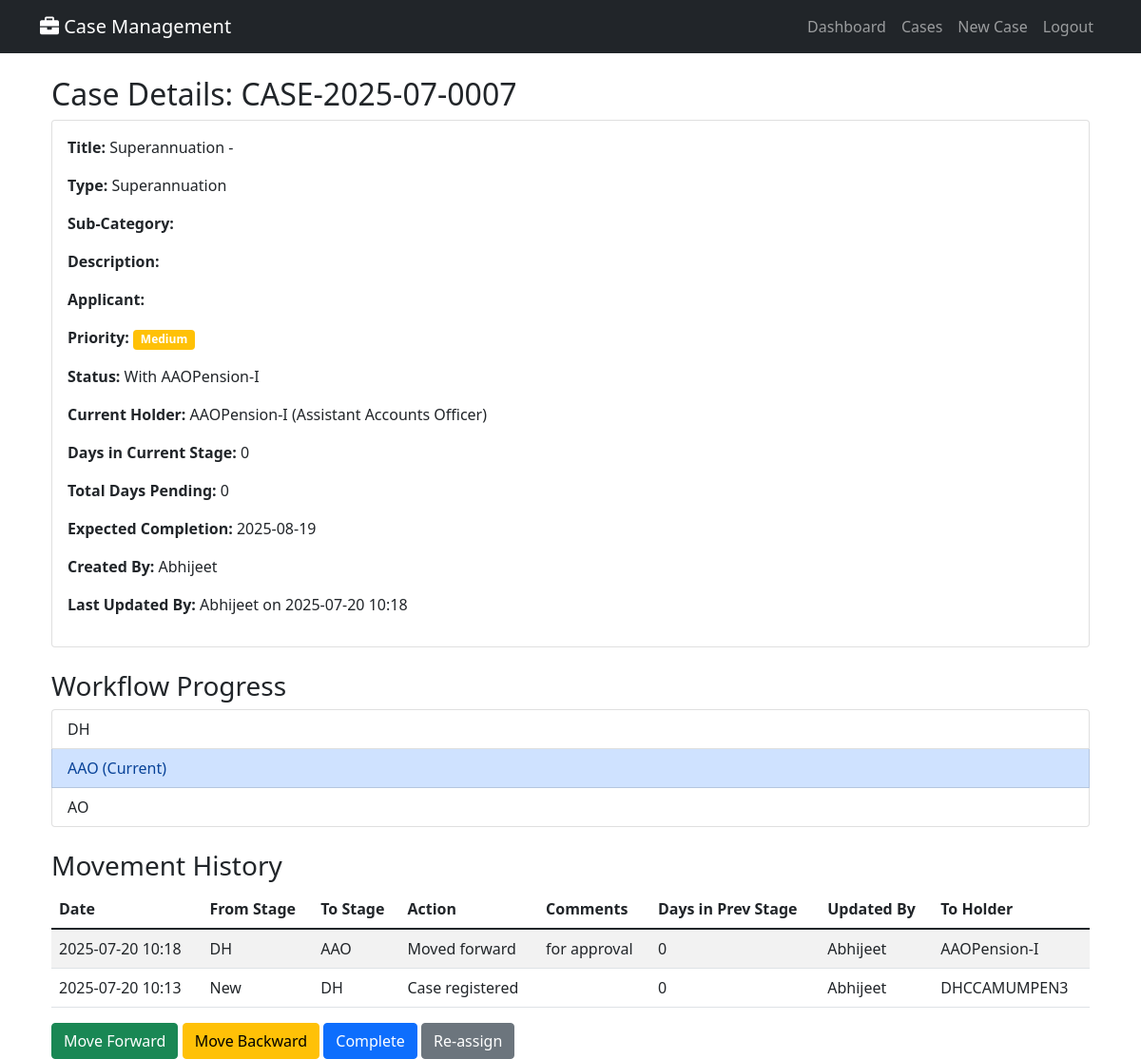
The page /cases/CASE-2025-07-0007/ (signed in) on the database its author committed.
### cases/models.py (models this page shows, shortened)
class Case(models.Model):
    PRIORITY_CHOICES = [
        ('High', 'High'),
        ('Medium', 'Medium'),
        ('Low', 'Low'),
    ]
    STATUS_COLORS = [
        ('Green', 'Green'),
        ('Orange', 'Orange'),
        ('Red', 'Red'),
        ('Blue', 'Blue'),
    ]
    MODE_OF_RECEIPT_CHOICES = [
        ('by_post', 'By Post'),
        ('by_hand', 'By Hand'),
        ('online', 'Online'),
        ('offline', 'Offline'),
        ('email', 'Email'),
        ('in_person', 'In Person'),
    ]
    TYPE_OF_CORRECTION_CHOICES = [
        ('change_of_address', 'Change Of Address'),
        ('change_dob_family', 'Change / Correction of DOB of Family Pensioner'),
        ('change_name', 'Change / Correction of Name of the Pensioner / Family Pensioner'),
        ('other', 'Other'),
    ]
    FRESH_COMPLIANCE_CHOICES = [
        ('fresh', 'Fresh Case'),
        ('compliance', 'Compliance'),
    ]
    TYPE_OF_EMPLOYEE_CHOICES = [
        ('MTNL_IDA', 'MTNL IDA'),
        ('MTNL_CDA', 'MTNL CDA'),
        ('DOT_CDA', 'DOT CDA'),
    ]
    TYPE_OF_PENSION_CHOICES = [
        ('MTNL-IDA', 'MTNL-IDA'),
        ('DOT-CDA', 'DOT-CDA'),
    ]
    TYPE_OF_PENSIONER_CHOICES = [
        ('Superannuation/VR', 'Superannuation / VR'),
        ('Family Pensioner', 'Family Pensioner'),
    ]
    case_id = models.CharField(max_length=50, unique=True, db_index=True)
    registration_date = models.DateTimeField(default=timezone.now)
    case_type = models.ForeignKey(CaseType, on_delete=models.CASCADE)
    sub_category = models.CharField(max_length=100)
    case_title = models.CharField(max_length=500)
    case_description = models.TextField()
    applicant_name = models.CharField(max_length=200)
    ppo_master = models.ForeignKey(PPOMaster, on_delete=models.SET_NULL, null=True, blank=True)
    priority = models.CharField(max_length=10, choices=PRIORITY_CHOICES, default='Medium')
    current_status = models.CharField(max_length=200)
    current_holder = models.ForeignKey(UserProfile, on_delete=models.CASCADE, related_name='current_cases')
    days_in_current_stage = models.IntegerField(default=0)
    total_days_pending = models.IntegerField(default=0)
    expected_completion = models.DateTimeField()
    actual_completion = models.DateTimeField(null=True, blank=True)
    status_color = models.CharField(max_length=10, choices=STATUS_COLORS, default='Green')
    is_completed = models.BooleanField(default=False)
    created_by = models.ForeignKey(User, on_delete=models.CASCADE, related_name='created_cases')
    last_updated_by = models.ForeignKey(User, on_delete=models.CASCADE, related_name='updated_cases')
    last_update_date = models.DateTimeField(auto_now=True)
    ppo_number = models.CharField(max_length=20, blank=True)
    name_pensioner = models.CharField(max_length=200, blank=True)
    mobile_number = models.CharField(max_length=15, blank=True)
    last_lc_done_date = models.DateField(null=True, blank=True)
    kyp_flag = models.BooleanField(default=False)
    mode_of_receipt = models.CharField(max_length=20, choices=MODE_OF_RECEIPT_CHOICES, blank=True)
    date_of_death = models.DateField(null=True, blank=True)
    name_claimant = models.CharField(max_length=200, blank=True)
    relationship = models.CharField(max_length=50, blank=True)
    service_book_enclosed = models.BooleanField(default=False)
    type_of_correction = models.CharField(max_length=30, choices=TYPE_OF_CORRECTION_CHOICES, blank=True)
    original_ppo_submitted = models.BooleanField(default=False)
    fresh_or_compliance = models.CharField(max_length=20, choices=FRESH_COMPLIANCE_CHOICES, blank=True)
    type_of_employee = models.CharField(max_length=20, choices=TYPE_OF_EMPLOYEE_CHOICES, blank=True)
    retiring_employee = models.ForeignKey('RetiringEmployee', on_delete=models.SET_NULL, null=True, blank=True)
    type_of_pension = models.CharField(max_length=20, choices=TYPE_OF_PENSION_CHOICES, blank=True)
    type_of_pensioner = models.CharField(max_length=30, choices=TYPE_OF_PENSIONER_CHOICES, blank=True)
    date_of_retirement = models.DateField(null=True, blank=True)  # For Superannuation, fetched but stored
    class Meta:
        ordering = ['-registration_date']

class CaseType(models.Model):
    WORKFLOW_TYPES = [
        ('Type_A', 'Type A: DH → AAO → AO'),
        ('Type_B', 'Type B: DH → AAO → AO → Jt.CCA'),
        ('Type_C', 'Type C: DH → AAO → AO → Jt.CCA → CCA'),
        ('Type_Extended', 'Type Extended: DH → AAO → AO → Dy.CCA → Jt.CCA → CCA → Pr.CCA'),
    ]
    PRIORITY_CHOICES = [
        ('High', 'High'),
        ('Medium', 'Medium'),
        ('Low', 'Low'),
    ]
    name = models.CharField(max_length=100, unique=True)
    sub_categories = models.TextField(help_text="Comma-separated sub-categories")
    priority = models.CharField(max_length=10, choices=PRIORITY_CHOICES, default='Medium')
    expected_days = models.IntegerField(default=30)
    workflow_type = models.CharField(max_length=20, choices=WORKFLOW_TYPES, default='Type_A')
    is_active = models.BooleanField(default=True)

class UserProfile(models.Model):
    ROLE_CHOICES = [
        ('DH', 'Dealing Hand'),
        ('AAO', 'Assistant Accounts Officer'),
        ('AO', 'Accounts Officer'),
        ('Dy.CCA', 'Deputy Chief Controller of Accounts'),
        ('Jt.CCA', 'Joint Chief Controller of Accounts'),
        ('CCA', 'Chief Controller of Accounts'),
        ('Pr.CCA', 'Principal Chief Controller of Accounts'),
        ('ADMIN', 'Administrator'),
    ]
    user = models.OneToOneField(User, on_delete=models.CASCADE)
    role = models.CharField(max_length=10, choices=ROLE_CHOICES)
    phone = models.CharField(max_length=15, blank=True)
    department = models.CharField(max_length=100, blank=True)
    is_active_holder = models.BooleanField(default=True)

class CaseMovement(models.Model):
    case = models.ForeignKey(Case, on_delete=models.CASCADE, related_name='movements')
    movement_date = models.DateTimeField(default=timezone.now)
    from_stage = models.CharField(max_length=100)
    to_stage = models.CharField(max_length=100)
    from_holder = models.ForeignKey(UserProfile, on_delete=models.CASCADE, related_name='movements_from', null=True, blank=True)
    to_holder = models.ForeignKey(UserProfile, on_delete=models.CASCADE, related_name='movements_to')
    action = models.CharField(max_length=200)
    comments = models.TextField(blank=True)
    days_in_previous_stage = models.IntegerField(default=0)
    updated_by = models.ForeignKey(User, on_delete=models.CASCADE)
    class Meta:
        ordering = ['-movement_date']

### cases/views.py (the view)
# urls.py: path('cases/<str:case_id>/', views.case_detail, name='case_detail'),
@login_required
def case_detail(request, case_id):
    case = get_object_or_404(Case, case_id=case_id)
    user_profile = get_object_or_404(UserProfile, user=request.user)
    if user_profile.role != 'ADMIN' and case.current_holder != user_profile:
        messages.error(request, "You don't have permission to view this case.")
        return redirect('case_list')
    movements = CaseMovement.objects.filter(case=case).order_by('-movement_date')
    workflow = get_workflow_for_case(case)
    current_stage_index = get_current_stage_index(case, workflow)
    context = {
        'case': case,
        'movements': movements,
        'workflow': workflow,
        'current_stage_index': current_stage_index,
        'user_profile': user_profile,
    }
    return render(request, 'cases/case_detail.html', context)

### cases/models.py (called while the page is built)
def get_workflow_for_case(case):
    return WORKFLOW_STAGES[case.case_type.workflow_type]

def get_current_stage_index(case, workflow):
    return workflow.index(case.current_holder.role)

### templates/cases/case_detail.html (shortened to what this page needs)
{% extends 'base.html' %}
{% block content %}
<div class="container mt-4">
    <h2>Case Details: {{ case.case_id }}</h2>
    <div class="card mb-4">
        <div class="card-body">
            <p><strong>Title:</strong> {{ case.case_title }}</p>
            <p><strong>Type:</strong> {{ case.case_type.name }}</p>
            <p><strong>Sub-Category:</strong> {{ case.sub_category }}</p>
            <p><strong>Description:</strong> {{ case.case_description }}</p>
            <p><strong>Applicant:</strong> {{ case.applicant_name }}</p>
            <p><strong>Priority:</strong>
                <span class="badge {% if case.priority == 'High' %}bg-danger{% elif case.priority == 'Medium' %}bg-warning{% else %}bg-success{% endif %}">
                    {{ case.priority }}
                </span>
            </p>
            <p><strong>Status:</strong> {{ case.current_status }}</p>
            <p><strong>Current Holder:</strong> {{ case.current_holder.user.username }} ({{ case.current_holder.get_role_display }})</p>
            <p><strong>Days in Current Stage:</strong> {{ case.days_in_current_stage }}</p>
            <p><strong>Total Days Pending:</strong> {{ case.total_days_pending }}</p>
            <p><strong>Expected Completion:</strong> {{ case.expected_completion|date:"Y-m-d" }}</p>
            <p><strong>Created By:</strong> {{ case.created_by.username }}</p>
            <p><strong>Last Updated By:</strong> {{ case.last_updated_by.username }} on {{ case.last_update_date|date:"Y-m-d H:i" }}</p>
        </div>
    </div>
    <h3>Workflow Progress</h3>
    <ul class="list-group mb-4">
        {% for stage in workflow %}
            <li class="list-group-item {% if forloop.counter0 == current_stage_index %}list-group-item-primary{% endif %}">
                {{ stage }}
                {% if forloop.counter0 == current_stage_index %}(Current){% endif %}
            </li>
        {% endfor %}
    </ul>
    <h3>Movement History</h3>
    <table class="table table-striped">
        <thead>
            <tr>
                <th>Date</th>
                <th>From Stage</th>
                <th>To Stage</th>
                <th>Action</th>
                <th>Comments</th>
                <th>Days in Prev Stage</th>
                <th>Updated By</th>
                <th>To Holder</th>
            </tr>
        </thead>
        <tbody>
            {% for movement in movements %}
            <tr>
                <td>{{ movement.movement_date|date:"Y-m-d H:i" }}</td>
                <td>{{ movement.from_stage }}</td>
                <td>{{ movement.to_stage }}</td>
                <td>{{ movement.action }}</td>
                <td>{{ movement.comments }}</td>
                <td>{{ movement.days_in_previous_stage }}</td>
                <td>{{ movement.updated_by.username }}</td>
                <td>{% if movement.to_holder %}{{ movement.to_holder.user.username }}{% else %}N/A{% endif %}</td>
            </tr>
            {% empty %}
            <tr><td colspan="8">No movements yet.</td></tr>
            {% endfor %}
        </tbody>
    </table>
    {% if user_profile.role == 'ADMIN' or case.current_holder == user_profile %}
        {% if not case.is_completed %}
            <a href="{% url 'move_case' case.case_id %}?type=forward" class="btn btn-success">Move Forward</a>
            {% if user_profile.role != 'DH' %}
                <a href="{% url 'move_case' case.case_id %}?type=backward" class="btn btn-warning">Move Backward</a>
                <a href="{% url 'move_case' case.case_id %}?type=complete" class="btn btn-primary">Complete</a>
                <a href="{% url 'move_case' case.case_id %}?type=reassign" class="btn btn-secondary">Re-assign</a>
            {% endif %}
        {% endif %}
    {% endif %}
</div>
{% endblock %}

### rows shown on the page
Case: case_id "CASE-2025-07-0007", case_title "Superannuation -", case_type.name "Superannuation", priority "Medium", current_status "With AAOPension-I", current_holder.user.username "AAOPension-I", current_holder.role "Assistant Accounts Officer", days_in_current_stage "0", total_days_pending "0", expected_completion "2025-08-19", created_by.username "Abhijeet", last_updated_by.username "Abhijeet", last_update_date "2025-07-20 10:18"
CaseMovement: movement_date "2025-07-20 10:18", from_stage "DH", to_stage "AAO", action "Moved forward", comments "for approval", days_in_previous_stage "0", updated_by.username "Abhijeet", to_holder.user.username "AAOPension-I"
CaseMovement: movement_date "2025-07-20 10:13", from_stage "New", to_stage "DH", action "Case registered", days_in_previous_stage "0", updated_by.username "Abhijeet", to_holder.user.username "DHCCAMUMPEN3"

### other values the page prints
{{ stage }} "DH" "AAO" "AO"
